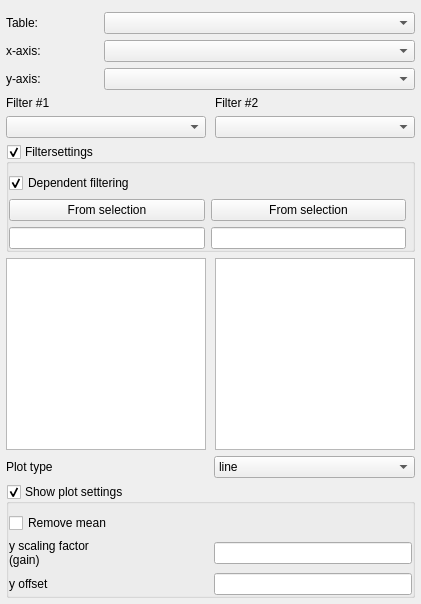
             <widget class="QWidget" name="tab_1">
              <attribute name="title">
               <string>Tab 1</string>
              </attribute>
              <layout class="QGridLayout" name="grid_layout_7">
               <property name="leftMargin">
                <number>6</number>
               </property>
               <property name="topMargin">
                <number>6</number>
               </property>
               <property name="rightMargin">
                <number>6</number>
               </property>
               <property name="bottomMargin">
                <number>6</number>
               </property>
               <item row="0" column="0">
                <layout class="QGridLayout" name="grid_layout_2">
                 <property name="topMargin">
                  <number>6</number>
                 </property>
                 <item row="0" column="0">
                  <widget class="QLabel" name="table_q_label">
                   <property name="sizePolicy">
                    <sizepolicy hsizetype="Preferred" vsizetype="Fixed">
                     <horstretch>0</horstretch>
                     <verstretch>0</verstretch>
                    </sizepolicy>
                   </property>
                   <property name="minimumSize">
                    <size>
                     <width>92</width>
                     <height>0</height>
                    </size>
                   </property>
                   <property name="font">
                    <font>
                     <pointsize>9</pointsize>
                    </font>
                   </property>
                   <property name="text">
                    <string>Table:</string>
                   </property>
                  </widget>
                 </item>
                 <item row="1" column="0">
                  <widget class="QLabel" name="xcol_q_label">
                   <property name="sizePolicy">
                    <sizepolicy hsizetype="Preferred" vsizetype="Fixed">
                     <horstretch>0</horstretch>
                     <verstretch>0</verstretch>
                    </sizepolicy>
                   </property>
                   <property name="minimumSize">
                    <size>
                     <width>92</width>
                     <height>0</height>
                    </size>
                   </property>
                   <property name="font">
                    <font>
                     <pointsize>9</pointsize>
                    </font>
                   </property>
                   <property name="text">
                    <string>x-axis:</string>
                   </property>
                  </widget>
                 </item>
                 <item row="1" column="1">
                  <widget class="QComboBox" name="tab1_xcol">
                   <property name="sizePolicy">
                    <sizepolicy hsizetype="Preferred" vsizetype="Fixed">
                     <horstretch>0</horstretch>
                     <verstretch>0</verstretch>
                    </sizepolicy>
                   </property>
                   <property name="minimumSize">
                    <size>
                     <width>87</width>
                     <height>0</height>
                    </size>
                   </property>
                   <property name="maximumSize">
                    <size>
                     <width>20000</width>
                     <height>16777215</height>
                    </size>
                   </property>
                   <property name="font">
                    <font>
                     <pointsize>9</pointsize>
                    </font>
                   </property>
                  </widget>
                 </item>
                 <item row="2" column="0">
                  <widget class="QLabel" name="ycol_q_label">
                   <property name="sizePolicy">
                    <sizepolicy hsizetype="Preferred" vsizetype="Fixed">
                     <horstretch>0</horstretch>
                     <verstretch>0</verstretch>
                    </sizepolicy>
                   </property>
                   <property name="minimumSize">
                    <size>
                     <width>92</width>
                     <height>0</height>
                    </size>
                   </property>
                   <property name="font">
                    <font>
                     <pointsize>9</pointsize>
                    </font>
                   </property>
                   <property name="text">
                    <string>y-axis:</string>
                   </property>
                  </widget>
                 </item>
                 <item row="2" column="1">
                  <widget class="QComboBox" name="tab1_ycol">
                   <property name="sizePolicy">
                    <sizepolicy hsizetype="Preferred" vsizetype="Fixed">
                     <horstretch>0</horstretch>
                     <verstretch>0</verstretch>
                    </sizepolicy>
                   </property>
                   <property name="minimumSize">
                    <size>
                     <width>87</width>
                     <height>0</height>
                    </size>
                   </property>
                   <property name="maximumSize">
                    <size>
                     <width>2000</width>
                     <height>16777215</height>
                    </size>
                   </property>
                   <property name="font">
                    <font>
                     <pointsize>9</pointsize>
                    </font>
                   </property>
                  </widget>
                 </item>
                 <item row="0" column="1">
                  <widget class="QComboBox" name="tab1_table">
                   <property name="sizePolicy">
                    <sizepolicy hsizetype="MinimumExpanding" vsizetype="Fixed">
                     <horstretch>0</horstretch>
                     <verstretch>0</verstretch>
                    </sizepolicy>
                   </property>
                   <property name="minimumSize">
                    <size>
                     <width>87</width>
                     <height>0</height>
                    </size>
                   </property>
                   <property name="maximumSize">
                    <size>
                     <width>20000</width>
                     <height>16777215</height>
                    </size>
                   </property>
                   <property name="font">
                    <font>
                     <pointsize>9</pointsize>
                    </font>
                   </property>
                  </widget>
                 </item>
                </layout>
               </item>
               <item row="1" column="0">
                <layout class="QGridLayout" name="grid_layout_3">
                 <property name="horizontalSpacing">
                  <number>9</number>
                 </property>
                 <item row="0" column="0">
                  <widget class="QLabel" name="filter1_q_label">
                   <property name="enabled">
                    <bool>true</bool>
                   </property>
                   <property name="sizePolicy">
                    <sizepolicy hsizetype="Preferred" vsizetype="Fixed">
                     <horstretch>0</horstretch>
                     <verstretch>0</verstretch>
                    </sizepolicy>
                   </property>
                   <property name="minimumSize">
                    <size>
                     <width>89</width>
                     <height>0</height>
                    </size>
                   </property>
                   <property name="maximumSize">
                    <size>
                     <width>200</width>
                     <height>16777215</height>
                    </size>
                   </property>
                   <property name="font">
                    <font>
                     <pointsize>9</pointsize>
                    </font>
                   </property>
                   <property name="text">
                    <string>Filter #1</string>
                   </property>
                  </widget>
                 </item>
                 <item row="0" column="1">
                  <widget class="QLabel" name="filter2_q_label">
                   <property name="enabled">
                    <bool>true</bool>
                   </property>
                   <property name="sizePolicy">
                    <sizepolicy hsizetype="Preferred" vsizetype="Fixed">
                     <horstretch>0</horstretch>
                     <verstretch>0</verstretch>
                    </sizepolicy>
                   </property>
                   <property name="minimumSize">
                    <size>
                     <width>90</width>
                     <height>0</height>
                    </size>
                   </property>
                   <property name="maximumSize">
                    <size>
                     <width>200</width>
                     <height>16777215</height>
                    </size>
                   </property>
                   <property name="font">
                    <font>
                     <pointsize>9</pointsize>
                    </font>
                   </property>
                   <property name="text">
                    <string>Filter #2</string>
                   </property>
                  </widget>
                 </item>
                 <item row="1" column="0">
                  <widget class="QComboBox" name="tab1_filtercol1">
                   <property name="sizePolicy">
                    <sizepolicy hsizetype="Preferred" vsizetype="Fixed">
                     <horstretch>0</horstretch>
                     <verstretch>0</verstretch>
                    </sizepolicy>
                   </property>
                   <property name="minimumSize">
                    <size>
                     <width>89</width>
                     <height>0</height>
                    </size>
                   </property>
                   <property name="maximumSize">
                    <size>
                     <width>200</width>
                     <height>16777215</height>
                    </size>
                   </property>
                   <property name="font">
                    <font>
                     <pointsize>9</pointsize>
                    </font>
                   </property>
                  </widget>
                 </item>
                 <item row="1" column="1">
                  <widget class="QComboBox" name="tab1_filtercol2">
                   <property name="sizePolicy">
                    <sizepolicy hsizetype="Preferred" vsizetype="Fixed">
                     <horstretch>0</horstretch>
                     <verstretch>0</verstretch>
                    </sizepolicy>
                   </property>
                   <property name="minimumSize">
                    <size>
                     <width>90</width>
                     <height>0</height>
                    </size>
                   </property>
                   <property name="maximumSize">
                    <size>
                     <width>200</width>
                     <height>16777215</height>
                    </size>
                   </property>
                   <property name="font">
                    <font>
                     <pointsize>9</pointsize>
                    </font>
                   </property>
                  </widget>
                 </item>
                 <item row="3" column="0">
                  <widget class="QListWidget" name="tab1_filter1">
                   <property name="sizePolicy">
                    <sizepolicy hsizetype="Expanding" vsizetype="Expanding">
                     <horstretch>0</horstretch>
                     <verstretch>0</verstretch>
                    </sizepolicy>
                   </property>
                   <property name="minimumSize">
                    <size>
                     <width>89</width>
                     <height>40</height>
                    </size>
                   </property>
                   <property name="maximumSize">
                    <size>
                     <width>200</width>
                     <height>16777215</height>
                    </size>
                   </property>
                   <property name="font">
                    <font>
                     <pointsize>9</pointsize>
                    </font>
                   </property>
                   <property name="selectionMode">
                    <enum>QAbstractItemView::ExtendedSelection</enum>
                   </property>
                  </widget>
                 </item>
                 <item row="3" column="1">
                  <widget class="QListWidget" name="tab1_filter2">
                   <property name="sizePolicy">
                    <sizepolicy hsizetype="Expanding" vsizetype="Expanding">
                     <horstretch>0</horstretch>
                     <verstretch>0</verstretch>
                    </sizepolicy>
                   </property>
                   <property name="minimumSize">
                    <size>
                     <width>90</width>
                     <height>40</height>
                    </size>
                   </property>
                   <property name="maximumSize">
                    <size>
                     <width>200</width>
                     <height>16777215</height>
                    </size>
                   </property>
                   <property name="font">
                    <font>
                     <pointsize>9</pointsize>
                    </font>
                   </property>
                   <property name="selectionMode">
                    <enum>QAbstractItemView::ExtendedSelection</enum>
                   </property>
                  </widget>
                 </item>
                 <item row="2" column="0" colspan="2">
                  <widget class="QGroupBox" name="filtersettings1">
                   <property name="title">
                    <string>Filtersettings</string>
                   </property>
                   <property name="checkable">
                    <bool>true</bool>
                   </property>
                   <property name="checked">
                    <bool>true</bool>
                   </property>
                   <layout class="QGridLayout" name="grid_layout_22">
                    <property name="leftMargin">
                     <number>0</number>
                    </property>
                    <property name="topMargin">
                     <number>9</number>
                    </property>
                    <property name="rightMargin">
                     <number>6</number>
                    </property>
                    <property name="bottomMargin">
                     <number>0</number>
                    </property>
                    <item row="0" column="0" colspan="2">
                     <widget class="QCheckBox" name="dependent_filtering1">
                      <property name="toolTip">
                       <string>&lt;html&gt;&lt;head/&gt;&lt;body&gt;&lt;p&gt;Only show items that remains after filtering using the other filter selection.&lt;/p&gt;&lt;p&gt;&lt;br/&gt;&lt;/p&gt;&lt;p&gt;Ex:&lt;/p&gt;&lt;p&gt;1. Choose filter 1 or 2 and select items.&lt;/p&gt;&lt;p&gt;2. Choose the other filter. The list is now filled with items from the chosen filter that isn't excluded by the other filter.&lt;/p&gt;&lt;p&gt;&lt;br/&gt;&lt;/p&gt;&lt;p&gt;Reselecting the filter column resets the selection for current filter list.&lt;/p&gt;&lt;/body&gt;&lt;/html&gt;</string>
                      </property>
                      <property name="text">
                       <string>Dependent filtering</string>
                      </property>
                      <property name="checked">
                       <bool>true</bool>
                      </property>
                     </widget>
                    </item>
                    <item row="1" column="0">
                     <widget class="QPushButton" name="select_button_t1f1">
                      <property name="toolTip">
                       <string>&lt;html&gt;&lt;head/&gt;&lt;body&gt;&lt;p&gt;Select items in list with from selected features in the selected layer containing a column with the same name as the selected filter column.&lt;/p&gt;&lt;p&gt;&lt;br/&gt;&lt;/p&gt;&lt;/body&gt;&lt;/html&gt;</string>
                      </property>
                      <property name="text">
                       <string>From selection</string>
                      </property>
                     </widget>
                    </item>
                    <item row="1" column="1">
                     <widget class="QPushButton" name="select_button_t1f2">
                      <property name="toolTip">
                       <string>&lt;html&gt;&lt;head/&gt;&lt;body&gt;&lt;p&gt;Select items in list with from selected features in the selected layer containing a column with the same name as the selected filter column.&lt;/p&gt;&lt;p&gt;&lt;br/&gt;&lt;/p&gt;&lt;/body&gt;&lt;/html&gt;</string>
                      </property>
                      <property name="text">
                       <string>From selection</string>
                      </property>
                     </widget>
                    </item>
                    <item row="2" column="0">
                     <widget class="QLineEdit" name="tab1_listfilter1">
                      <property name="toolTip">
                       <string>&lt;html&gt;&lt;head/&gt;&lt;body&gt;&lt;p&gt;Filter list for words containg given string.&lt;/p&gt;&lt;p&gt;Supply a list of words separated by ;&lt;/p&gt;&lt;p&gt;Ex: Rb;Br&lt;/p&gt;&lt;p&gt;Ex: Chlor;Sodi;Calc&lt;/p&gt;&lt;p&gt;Case insensitive.&lt;/p&gt;&lt;/body&gt;&lt;/html&gt;</string>
                      </property>
                      <property name="text">
                       <string/>
                      </property>
                     </widget>
                    </item>
                    <item row="2" column="1">
                     <widget class="QLineEdit" name="tab1_listfilter2">
                      <property name="toolTip">
                       <string>&lt;html&gt;&lt;head/&gt;&lt;body&gt;&lt;p&gt;Filter list for words containg given string.&lt;/p&gt;&lt;p&gt;Supply a list of words separated by ;&lt;/p&gt;&lt;p&gt;Ex: Rb;Br&lt;/p&gt;&lt;p&gt;Ex: Chlor;Sodi;Calc&lt;/p&gt;&lt;p&gt;Case insensitive.&lt;/p&gt;&lt;/body&gt;&lt;/html&gt;</string>
                      </property>
                     </widget>
                    </item>
                   </layout>
                  </widget>
                 </item>
                </layout>
               </item>
               <item row="2" column="0">
                <layout class="QHBoxLayout" name="horizontal_layout_4">
                 <item>
                  <widget class="QLabel" name="label_7">
                   <property name="font">
                    <font>
                     <pointsize>9</pointsize>
                    </font>
                   </property>
                   <property name="text">
                    <string>Plot type</string>
                   </property>
                  </widget>
                 </item>
                 <item>
                  <widget class="QComboBox" name="tab1_plot_type">
                   <property name="font">
                    <font>
                     <pointsize>9</pointsize>
                    </font>
                   </property>
                   <item>
                    <property name="text">
                     <string>line</string>
                    </property>
                   </item>
                   <item>
                    <property name="text">
                     <string>line and marker</string>
                    </property>
                   </item>
                   <item>
                    <property name="text">
                     <string>line and cross</string>
                    </property>
                   </item>
                   <item>
                    <property name="text">
                     <string>marker</string>
                    </property>
                   </item>
                   <item>
                    <property name="text">
                     <string>step-pre</string>
                    </property>
                   </item>
                   <item>
                    <property name="text">
                     <string>step-post</string>
                    </property>
                   </item>
                   <item>
                    <property name="text">
                     <string>frequency</string>
                    </property>
                   </item>
                  </widget>
                 </item>
                </layout>
               </item>
               <item row="3" column="0">
                <widget class="QGroupBox" name="tab1_plotsettings">
                 <property name="title">
                  <string>Show plot settings</string>
                 </property>
                 <property name="flat">
                  <bool>false</bool>
                 </property>
                 <property name="checkable">
                  <bool>true</bool>
                 </property>
                 <property name="checked">
                  <bool>true</bool>
                 </property>
                 <layout class="QGridLayout" name="grid_layout_17">
                  <property name="leftMargin">
                   <number>0</number>
                  </property>
                  <property name="topMargin">
                   <number>9</number>
                  </property>
                  <property name="rightMargin">
                   <number>0</number>
                  </property>
                  <property name="bottomMargin">
                   <number>0</number>
                  </property>
                  <item row="0" column="0">
                   <layout class="QGridLayout" name="grid_layout_16">
                    <item row="0" column="0">
                     <widget class="QCheckBox" name="tab1_remove_mean">
                      <property name="text">
                       <string>Remove mean</string>
                      </property>
                     </widget>
                    </item>
                    <item row="1" column="0">
                     <widget class="QLabel" name="label_11">
                      <property name="minimumSize">
                       <size>
                        <width>131</width>
                        <height>0</height>
                       </size>
                      </property>
                      <property name="toolTip">
                       <string notr="true">a in y=ax+b</string>
                      </property>
                      <property name="statusTip">
                       <string/>
                      </property>
                      <property name="whatsThis">
                       <string notr="true"/>
                      </property>
                      <property name="text">
                       <string>y scaling factor
(gain)</string>
                      </property>
                     </widget>
                    </item>
                    <item row="1" column="1">
                     <widget class="QLineEdit" name="tab1_factor">
                      <property name="sizePolicy">
                       <sizepolicy hsizetype="Preferred" vsizetype="Fixed">
                        <horstretch>0</horstretch>
                        <verstretch>0</verstretch>
                       </sizepolicy>
                      </property>
                      <property name="toolTip">
                       <string>a in y=ax+b</string>
                      </property>
                      <property name="text">
                       <string/>
                      </property>
                      <property name="dragEnabled">
                       <bool>false</bool>
                      </property>
                     </widget>
                    </item>
                    <item row="2" column="0">
                     <widget class="QLabel" name="label_14">
                      <property name="minimumSize">
                       <size>
                        <width>131</width>
                        <height>0</height>
                       </size>
                      </property>
                      <property name="toolTip">
                       <string>b in y=ax+b</string>
                      </property>
                      <property name="whatsThis">
                       <string/>
                      </property>
                      <property name="text">
                       <string>y offset</string>
                      </property>
                     </widget>
                    </item>
                    <item row="2" column="1">
                     <widget class="QLineEdit" name="tab1_offset">
                      <property name="sizePolicy">
                       <sizepolicy hsizetype="Preferred" vsizetype="Fixed">
                        <horstretch>0</horstretch>
                        <verstretch>0</verstretch>
                       </sizepolicy>
                      </property>
                      <property name="toolTip">
                       <string>b in y=ax+b</string>
                      </property>
                      <property name="text">
                       <string/>
                      </property>
                     </widget>
                    </item>
                   </layout>
                  </item>
                 </layout>
                </widget>
               </item>
              </layout>
             </widget>
